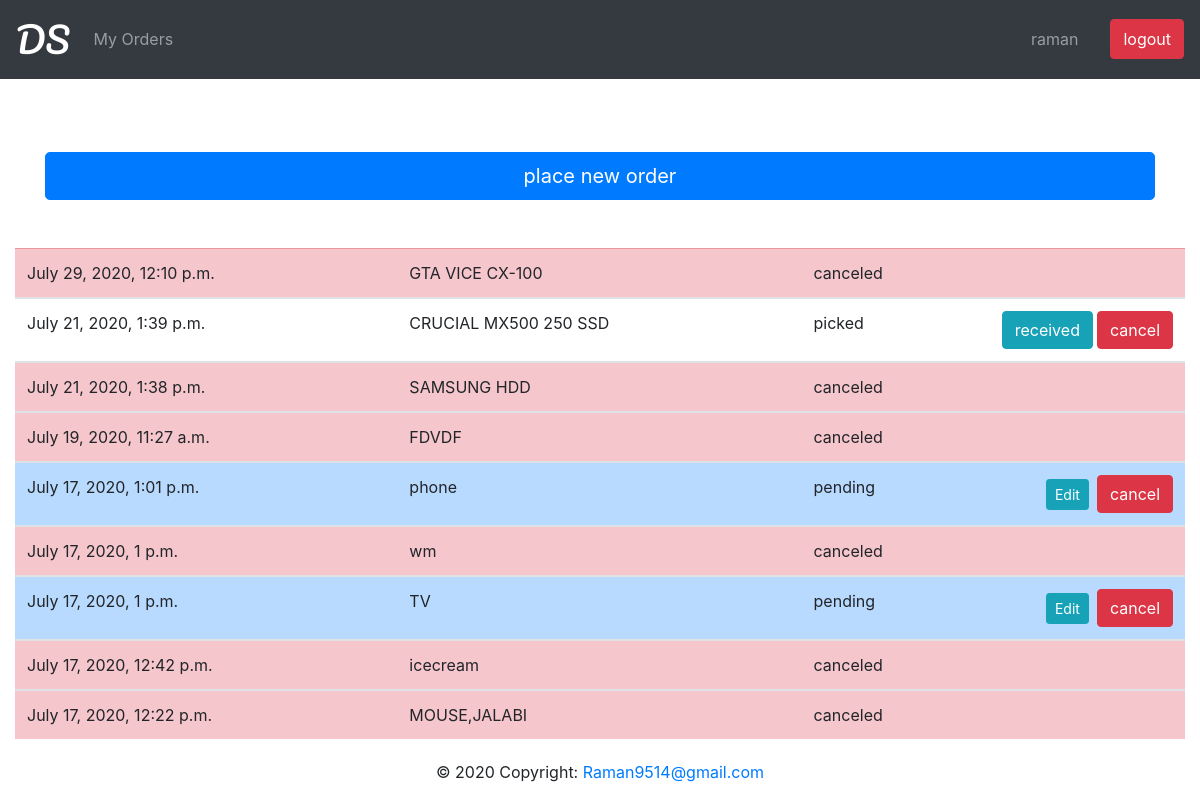
The app's page /order/myorder (signed in), older data.
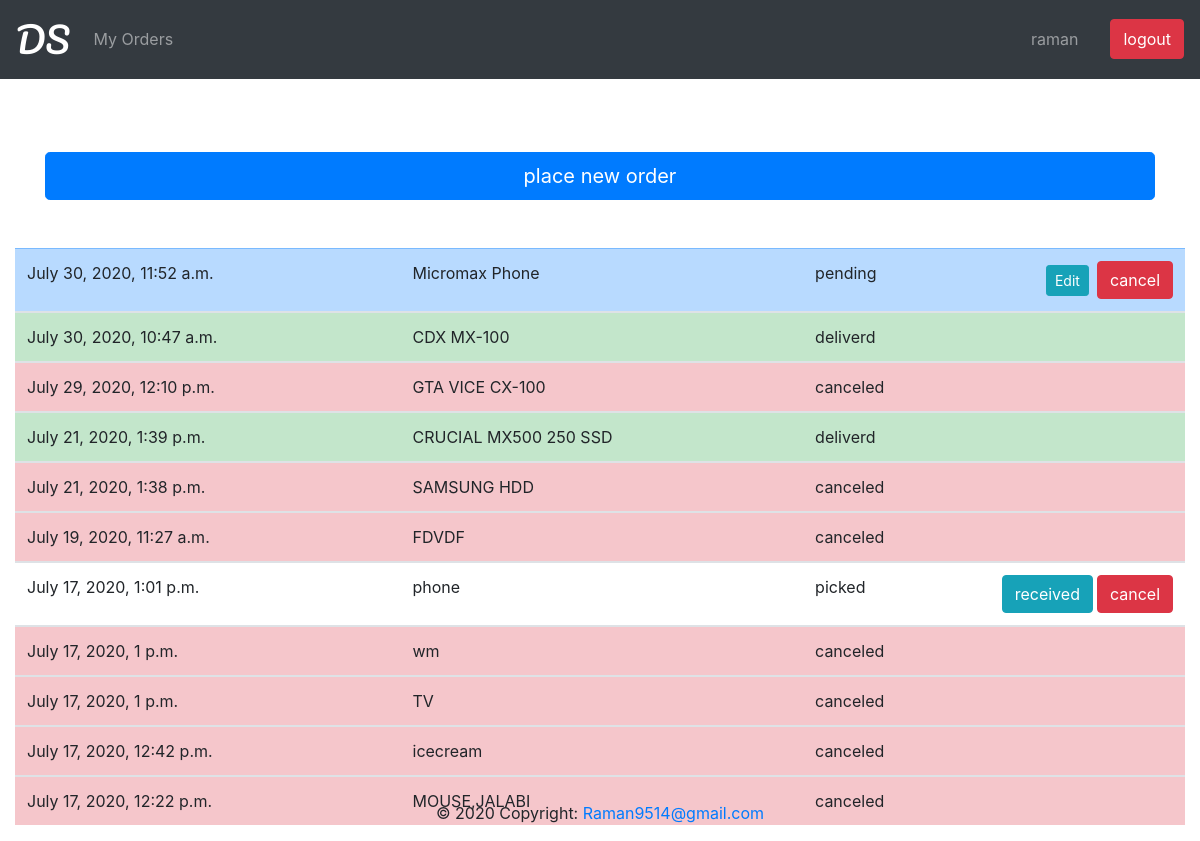
The same page, newer data.
### order/models.py (models this page shows)
class Order(models.Model):
    user_id= models.ForeignKey(User,on_delete=models.CASCADE)
    u_name = models.CharField(max_length=50)
    u_phone_no = models.CharField(max_length=10)
    u_delivery_address = models.CharField(max_length=350)
    u_pincode=models.CharField(max_length=6)
    u_delivery_note = models.CharField(max_length=300 , blank=True)
    product_list = models.CharField(max_length=350)
    shop_address = models.CharField(max_length=350 )
    shop_pincode = models.CharField(max_length=6)
    order_date = models.DateTimeField(auto_now_add=True )
    order_pending = models.BooleanField(default=True)
    order_picked = models.BooleanField(default=False)
    order_delivered = models.BooleanField(default=False)
    order_cancelled = models.BooleanField(default=False)
    delivery_staff = models.CharField(max_length=20 , default="null" )

### order/views.py (the view)
# urls.py: path('myorder' , views.myorder,name='myorder'),
def myorder(request):
    if request.user.is_authenticated:
        current_user=request.user
        allorders = Order.objects.filter(user_id=current_user).order_by('order_date').reverse()
        return render(request, 'myorders.html',{'allorders':allorders})
    else:
        redirect('login')

### templates/myorders.html (shortened to what this page needs)
{% extends "basic.html" %}
{% block content %}
<div class="container " >
<a  href="{% url 'TakeOrder' %}" class="btn btn-primary btn-block btn-lg">place new order</a>
</div>
<div class="container-fluid pt-5 col-lg-12 col-sm-3 col-md-6">
<table class="table table-hover">
    <tbody>
   {% for order in allorders %}
         {% if order.order_pending %}
         <tr class="table-primary" >
      {% elif order.order_picked%}
      <tr class="table-alert" >
      {% elif order.order_delivered %}
      <tr class="table-success" >
      {% elif order.order_cancelled %}
      <tr class="table-danger" >
      {% endif %}
      <td > {{ order.order_date }} </td>
      <td > {{order.product_list | truncatechars:30}} </td>
       <td>
      {% if order.order_pending %}
         pending
      {% elif order.order_picked%}
            picked
      {% elif order.order_delivered %}
            deliverd
      {% elif order.order_cancelled %}
         canceled
      {% endif %}
         </td>
      <td>
         {% if order.order_cancelled %}
         {% elif order.order_delivered %}
         {% elif order.order_picked %}
         <form action="{% url 'cancleorder' order.id %}" method="post">
            {% csrf_token %}<input type="submit" class="btn btn-danger float-right " value="cancel">
         </form>
         <form action="{% url 'order_received' order.id %}" method="post">
            {% csrf_token %}<input type="submit" class="btn btn-info float-right mr-1" value="received">
         </form>
         {% else %}
            <form action="{% url 'cancleorder' order.id %}" method="post">
               {% csrf_token %}<input type="submit" class="btn btn-danger float-right " value="cancel">
            </form>
                <a href="{% url 'editorder' order.id %}" class="btn btn-info float-right btn-sm d-inline mr-2 mt-1" >Edit</a>
         {% endif %}
      </td>
    </tr>
  </tbody>
{% endfor %}
</table>
</div>
{% endblock content %}

### templates/basic.html (shortened to what this page needs)
<!DOCTYPE html>
<html>
<head>
  <link rel="stylesheet" href="https://maxcdn.bootstrapcdn.com/bootstrap/4.4.1/css/bootstrap.min.css">
  <link rel="stylesheet" href="https://maxcdn.bootstrapcdn.com/bootstrap/4.5.0/css/bootstrap.min.css">
</head>
<body>
 <nav class="navbar navbar-expand-sm bg-dark navbar-dark fixed-top">
  <a class="navbar-brand" id='logo' href="{% url 'index'%}">DS</a>
  <ul class="navbar-nav  ">
    {% if user.is_authenticated %}
    <li class="nav-item">
      <a class="nav-link" href="{% url 'myorder'%}">My Orders</a>
    </li>
   {% endif %}
  </ul>
   <div class="collapse navbar-collapse justify-content-end">
    <ul class="navbar-nav  ">
      <li class="nav-right mr-4">
        <a  class="nav-link " href="{% url 'profile' %}">{{user.first_name|default:'Guest'}}</a>
      </li>
      {% if user.is_authenticated %}
      <button type="button" class="btn btn-danger"  onclick="window.location.href='{% url "logout" %}'">logout</button>
      {% endif %}
    </ul>
   </div>
</nav>
<div class="container-fluid mb-5" style="margin-top:80px">
   <br>
</div>
{% block content %}
 {% endblock %}
 <footer class="page-footer font-small blue fixed-bottom">
  <div class="footer-copyright text-center py-3">© 2020 Copyright:
    <a href="#">Raman9514@gmail.com</a>
  </div>
</footer>
</body>
</html>

### templates/basic.html (style rules this page uses)
#logo { font-family:'Pacifico', cursive; font-size: 35px; color: white; }

Row changes from the older to the newer data that the page shows:
added Order: order_date "July 30, 2020, 11:52 a.m.", product_list "Micromax Phone", order_pending "pending"
added Order: order_date "July 30, 2020, 10:47 a.m.", product_list "CDX MX-100", order_pending "deliverd"
changed Order "July 21, 2020, 1:39 p.m.": value "cancel" → (not shown); value "received" → (not shown); order_picked "picked" → "deliverd"
changed Order "July 17, 2020, 1:01 p.m.": value (not shown) → "received"; order_picked False → True (drawn); order_pending "pending" → "picked"
changed Order "TV": value "cancel" → (not shown); order_cancelled False → True (drawn); order_pending "pending" → "canceled"
